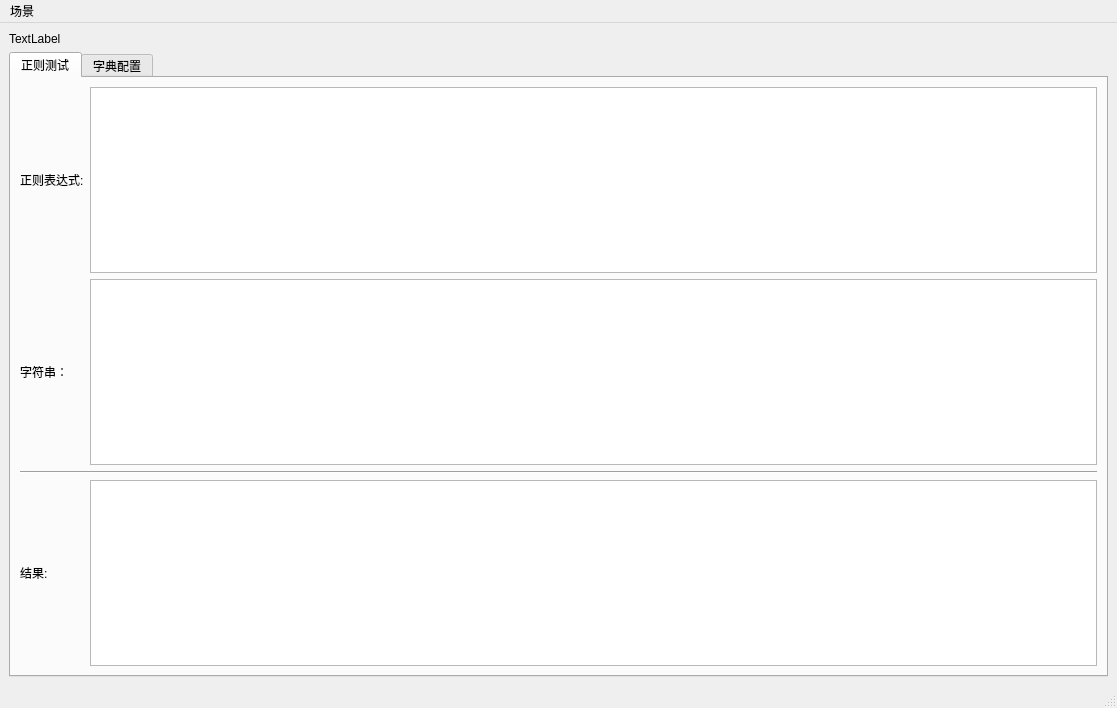
<?xml version="1.0" encoding="UTF-8"?>
<ui version="4.0">
 <class>RegexUtil</class>
 <widget class="QMainWindow" name="RegexUtil">
  <property name="geometry">
   <rect>
    <x>0</x>
    <y>0</y>
    <width>1117</width>
    <height>708</height>
   </rect>
  </property>
  <property name="windowTitle">
   <string>MainWindow</string>
  </property>
  <widget class="QWidget" name="centralwidget">
   <layout class="QGridLayout" name="gridLayout">
    <item row="0" column="0">
     <widget class="QLabel" name="userScene">
      <property name="text">
       <string>TextLabel</string>
      </property>
     </widget>
    </item>
    <item row="1" column="0">
     <widget class="QTabWidget" name="tabWidget">
      <property name="currentIndex">
       <number>0</number>
      </property>
      <widget class="QWidget" name="tab">
       <attribute name="title">
        <string>正则测试</string>
       </attribute>
       <layout class="QGridLayout" name="gridLayout_2">
        <item row="0" column="0">
         <widget class="QLabel" name="regular_lable">
          <property name="text">
           <string>正则表达式:</string>
          </property>
         </widget>
        </item>
        <item row="0" column="1">
         <widget class="QTextEdit" name="regular_input"/>
        </item>
        <item row="1" column="0">
         <widget class="QLabel" name="str_lable">
          <property name="text">
           <string>字符串：</string>
          </property>
         </widget>
        </item>
        <item row="1" column="1">
         <widget class="QTextEdit" name="str_input"/>
        </item>
        <item row="2" column="0" colspan="2">
         <widget class="Line" name="line">
          <property name="orientation">
           <enum>Qt::Horizontal</enum>
          </property>
         </widget>
        </item>
        <item row="3" column="0">
         <widget class="QLabel" name="result_lable">
          <property name="text">
           <string>结果:</string>
          </property>
         </widget>
        </item>
        <item row="3" column="1">
         <widget class="QTextBrowser" name="result_output"/>
        </item>
       </layout>
      </widget>
      <widget class="QWidget" name="tab_2">
       <attribute name="title">
        <string>字典配置</string>
       </attribute>
       <layout class="QFormLayout" name="formLayout">
        <item row="0" column="0" colspan="2">
         <widget class="QTextEdit" name="dic_input"/>
        </item>
       </layout>
      </widget>
     </widget>
    </item>
   </layout>
  </widget>
  <widget class="QMenuBar" name="menubar">
   <property name="geometry">
    <rect>
     <x>0</x>
     <y>0</y>
     <width>1117</width>
     <height>26</height>
    </rect>
   </property>
   <widget class="QMenu" name="menu">
    <property name="title">
     <string>场景</string>
    </property>
    <addaction name="scene_create"/>
    <addaction name="scene_select"/>
    <addaction name="scene_save"/>
    <addaction name="separator"/>
    <addaction name="scene_delete"/>
   </widget>
   <addaction name="menu"/>
  </widget>
  <widget class="QStatusBar" name="statusbar"/>
  <action name="scene_create">
   <property name="text">
    <string>拷贝场景</string>
   </property>
  </action>
  <action name="scene_select">
   <property name="text">
    <string>选择场景</string>
   </property>
  </action>
  <action name="scene_delete">
   <property name="text">
    <string>删除场景</string>
   </property>
  </action>
  <action name="scene_save">
   <property name="text">
    <string>保存配置</string>
   </property>
  </action>
 </widget>
 <resources/>
 <connections>
  <connection>
   <sender>scene_select</sender>
   <signal>triggered()</signal>
   <receiver>RegexUtil</receiver>
   <slot>selectScene()</slot>
   <hints>
    <hint type="sourcelabel">
     <x>-1</x>
     <y>-1</y>
    </hint>
    <hint type="destinationlabel">
     <x>499</x>
     <y>310</y>
    </hint>
   </hints>
  </connection>
  <connection>
   <sender>scene_delete</sender>
   <signal>triggered()</signal>
   <receiver>RegexUtil</receiver>
   <slot>deleteScene()</slot>
   <hints>
    <hint type="sourcelabel">
     <x>-1</x>
     <y>-1</y>
    </hint>
    <hint type="destinationlabel">
     <x>547</x>
     <y>415</y>
    </hint>
   </hints>
  </connection>
  <connection>
   <sender>scene_create</sender>
   <signal>triggered()</signal>
   <receiver>RegexUtil</receiver>
   <slot>createScene()</slot>
   <hints>
    <hint type="sourcelabel">
     <x>-1</x>
     <y>-1</y>
    </hint>
    <hint type="destinationlabel">
     <x>547</x>
     <y>415</y>
    </hint>
   </hints>
  </connection>
  <connection>
   <sender>regular_input</sender>
   <signal>textChanged()</signal>
   <receiver>RegexUtil</receiver>
   <slot>regexTest()</slot>
   <hints>
    <hint type="sourcelabel">
     <x>633</x>
     <y>275</y>
    </hint>
    <hint type="destinationlabel">
     <x>494</x>
     <y>310</y>
    </hint>
   </hints>
  </connection>
  <connection>
   <sender>str_input</sender>
   <signal>textChanged()</signal>
   <receiver>RegexUtil</receiver>
   <slot>regexTest()</slot>
   <hints>
    <hint type="sourcelabel">
     <x>633</x>
     <y>549</y>
    </hint>
    <hint type="destinationlabel">
     <x>494</x>
     <y>310</y>
    </hint>
   </hints>
  </connection>
  <connection>
   <sender>dic_input</sender>
   <signal>textChanged()</signal>
   <receiver>RegexUtil</receiver>
   <slot>regexTest()</slot>
   <hints>
    <hint type="sourcelabel">
     <x>498</x>
     <y>320</y>
    </hint>
    <hint type="destinationlabel">
     <x>499</x>
     <y>310</y>
    </hint>
   </hints>
  </connection>
  <connection>
   <sender>scene_save</sender>
   <signal>triggered()</signal>
   <receiver>RegexUtil</receiver>
   <slot>saveScene()</slot>
   <hints>
    <hint type="sourcelabel">
     <x>-1</x>
     <y>-1</y>
    </hint>
    <hint type="destinationlabel">
     <x>558</x>
     <y>353</y>
    </hint>
   </hints>
  </connection>
 </connections>
 <slots>
  <slot>regexTest()</slot>
  <slot>selectScene()</slot>
  <slot>deleteScene()</slot>
  <slot>createScene()</slot>
  <slot>saveScene()</slot>
 </slots>
</ui>
